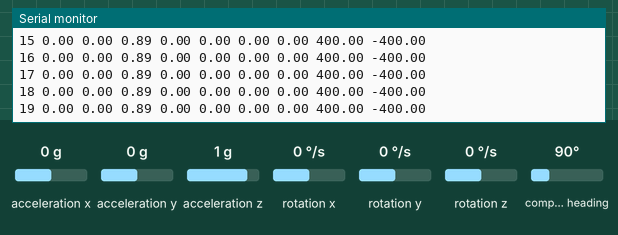
Recording of a sketch running on a simulated Arduino Uno, built with avr-gcc and run on an emulated ATmega328P. Shown: the last lines printed to the serial monitor. Wiring (inferred from the names in the program): ADXL345 accelerometer at I2C address 0x53; ITG-3200 gyroscope at I2C address 0x68. Inputs (shaded band) come from the test bench; at power-on: rotation x 0 °/s, acceleration x 0 g, acceleration y 0 g, acceleration z 1 g, rotation y 0 °/s, rotation z 0 °/s, compass heading 90°.

Above: at 15.8 s.
15.9 s: rotation x set to -192 °/s
At 16.04 s:
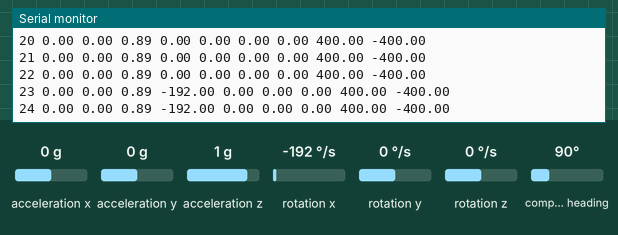
18.9 s: acceleration x set to -0.2 g
At 18.95 s:
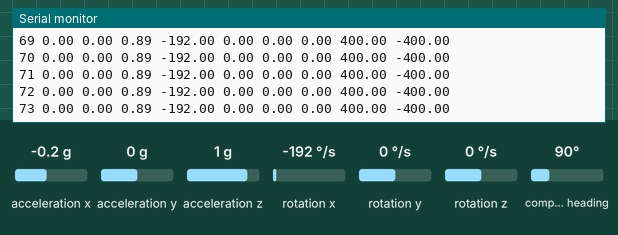
21.9 s: acceleration y set to -0.2 g
At 21.92 s:
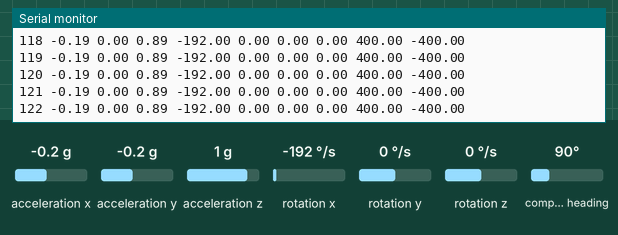
24.9 s: acceleration z set to 0.1 g
At 24.91 s:
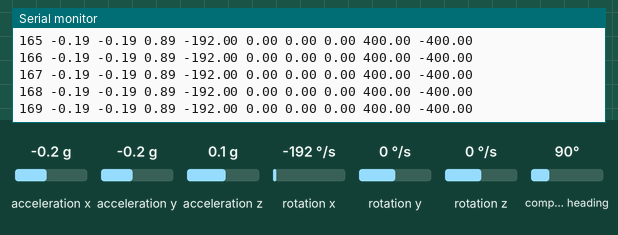
26.4 s: acceleration z set to -0.2 g
At 26.41 s:
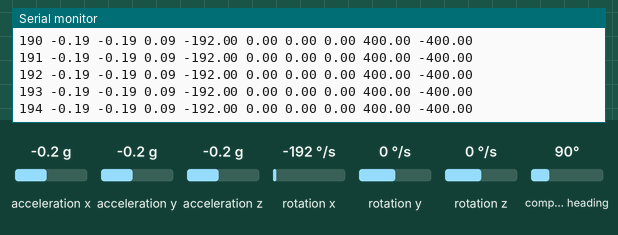
Timing chart, 0 to 29.4 s (numbered marks = the images above; inputs shaded):
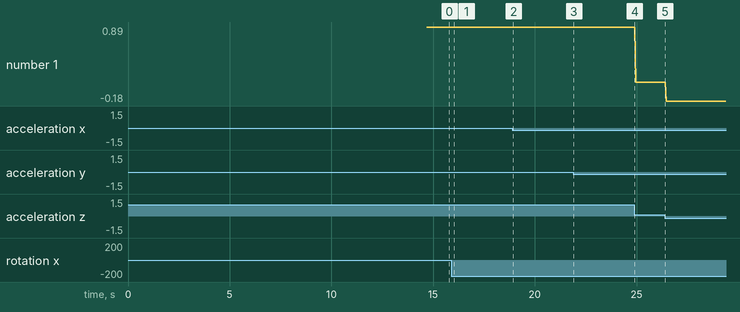

Measured:
- after the input at 15.9 s, the serial monitor: prints a new line after 0.08 s (image 1)
- plotted number 1: 0.89 → 0.09 after the input at 24.9 s

The sketch:

Collect_IMU_Data.ino
```cpp
/*
 *  Gain data from GY-85 which contains the following:
 *
 *  ADXL345 Accelerometer
 *  ITG3205 Gyroscope and temperature sensor
 *  HMC58X3 Magnetometer
 *
 *  Libraries that have been used are open source, see
 *  header files for more information.
 *
 *  @Author Rahul Pathak
 */

#include <Wire.h>
#include <HMC58X3.h>
#include <ADXL345.h>
#include <ITG3200.h>

HMC58X3 magn;
ADXL345 Accel;
ITG3200 gyro = ITG3200();

int packet = 0;     //Keep track of lost data
float fx,fy,fz;     //Magnetometer Variables
float acc_data[3];  //Acceleration Data Variables
float ix, iy, iz;   //Gyroscope data variables
float temperature;  //Gyroscope has Temperature variable


void setup(void) {
  //Setup I2C
  Serial.begin(9600);
  Wire.begin();

  //Setup Accelerometer
  Accel.init(ADXL345_ADDR_ALT_LOW);
  Accel.set_bw(ADXL345_BW_12);

  //setup Gyro
  gyro.init(ITG3200_ADDR_AD0_LOW);
  gyro.zeroCalibrate(2500, 2);

  //Setup Magnetometer
  magn.init(false);
  magn.calibrate(1, 32);
  magn.setMode(0);
}

void loop() {

  Serial.print(packet);
  Serial.print(" ");
  //Accelerometer in G's
  Accel.get_Gxyz(acc_data);
    if(Accel.status){
      Serial.print(acc_data[0]);
      Serial.print(" ");
      Serial.print(acc_data[1]);
      Serial.print(" ");
      Serial.print(acc_data[2]);
      Serial.print(" ");
    } else{
      Serial.println("ERROR: ADXL345");
    }

  // Gyroscope Data in deg/Sec. Temperature also available.
  if(gyro.isRawDataReady()){
    gyro.readTemp(&temperature);
    gyro.readGyro(&ix,&iy,&iz);
    Serial.print(ix);
    Serial.print(" ");
    Serial.print(iy);
    Serial.print(" ");
    Serial.print(iz);
    Serial.print(" ");
   // Serial.println(temperature);
  } else{
    Serial.println("ERROR: ITG3200");
  }

  //Magnetometer x,y,z
  magn.getValues(&fx,&fy,&fz);
  Serial.print(fx);
  Serial.print(" ");
  Serial.print(fy);
  Serial.print(" ");
  Serial.println(fz);
  packet++;
}
```

ADXL345.h
```cpp
// (licence header left out)
#include "Arduino.h"

#ifndef ADXL345_h
#define ADXL345_h

/* -- ADXL345 addresses --*/
#define ADXL345_ADDR_ALT_HIGH 0x1D // ADXL345 address when ALT is connected to HIGH
#define ADXL345_ADDR_ALT_LOW  0x53 // ADXL345 address when ALT is connected to LOW

/* ------- Register names ------- */
#define ADXL345_DEVID 0x00
#define ADXL345_RESERVED1 0x01
#define ADXL345_THRESH_TAP 0x1d
#define ADXL345_OFSX 0x1e
#define ADXL345_OFSY 0x1f
#define ADXL345_OFSZ 0x20
#define ADXL345_DUR 0x21
#define ADXL345_LATENT 0x22
#define ADXL345_WINDOW 0x23
#define ADXL345_THRESH_ACT 0x24
#define ADXL345_THRESH_INACT 0x25
#define ADXL345_TIME_INACT 0x26
#define ADXL345_ACT_INACT_CTL 0x27
#define ADXL345_THRESH_FF 0x28
#define ADXL345_TIME_FF 0x29
#define ADXL345_TAP_AXES 0x2a
#define ADXL345_ACT_TAP_STATUS 0x2b
#define ADXL345_BW_RATE 0x2c
#define ADXL345_POWER_CTL 0x2d
#define ADXL345_INT_ENABLE 0x2e
#define ADXL345_INT_MAP 0x2f
#define ADXL345_INT_SOURCE 0x30
#define ADXL345_DATA_FORMAT 0x31
#define ADXL345_DATAX0 0x32
#define ADXL345_DATAX1 0x33
#define ADXL345_DATAY0 0x34
#define ADXL345_DATAY1 0x35
#define ADXL345_DATAZ0 0x36
#define ADXL345_DATAZ1 0x37
#define ADXL345_FIFO_CTL 0x38
#define ADXL345_FIFO_STATUS 0x39

#define ADXL345_BW_1600 0xF // 1111
#define ADXL345_BW_800  0xE // 1110
#define ADXL345_BW_400  0xD // 1101
#define ADXL345_BW_200  0xC // 1100
#define ADXL345_BW_100  0xB // 1011
#define ADXL345_BW_50   0xA // 1010
#define ADXL345_BW_25   0x9 // 1001
#define ADXL345_BW_12   0x8 // 1000
#define ADXL345_BW_6    0x7 // 0111
#define ADXL345_BW_3    0x6 // 0110


/*
 Interrupt PINs
 INT1: 0
 INT2: 1
 */
#define ADXL345_INT1_PIN 0x00
#define ADXL345_INT2_PIN 0x01

/*
 Interrupt bit position
 */
#define ADXL345_INT_DATA_READY_BIT 0x07
#define ADXL345_INT_SINGLE_TAP_BIT 0x06
#define ADXL345_INT_DOUBLE_TAP_BIT 0x05
#define ADXL345_INT_ACTIVITY_BIT   0x04
#define ADXL345_INT_INACTIVITY_BIT 0x03
#define ADXL345_INT_FREE_FALL_BIT  0x02
#define ADXL345_INT_WATERMARK_BIT  0x01
#define ADXL345_INT_OVERRUNY_BIT   0x00

#define ADXL345_OK    1 // no error
#define ADXL345_ERROR 0 // indicates error is predent

#define ADXL345_NO_ERROR   0 // initial state
#define ADXL345_READ_ERROR 1 // problem reading accel
#define ADXL345_BAD_ARG    2 // bad method argument

class ADXL345
{
public:
  bool status;           // set when error occurs
                         // see error code for details
  byte error_code;       // Initial state
  float gains[3];        // counts to Gs

  ADXL345();
  void init(int address);
  void powerOn();
  void readAccel(int* xyx);
  void readAccel(int* x, int* y, int* z);
  void get_Gxyz(float *xyz);

  void setTapThreshold(int tapThreshold);
  int getTapThreshold();
  void setAxisGains(float *_gains);
  void getAxisGains(float *_gains);
  void setAxisOffset(int x, int y, int z);
  void getAxisOffset(int* x, int* y, int*z);
  void setTapDuration(int tapDuration);
  int getTapDuration();
  void setDoubleTapLatency(int floatTapLatency);
  int getDoubleTapLatency();
  void setDoubleTapWindow(int floatTapWindow);
  int getDoubleTapWindow();
  void setActivityThreshold(int activityThreshold);
  int getActivityThreshold();
  void setInactivityThreshold(int inactivityThreshold);
  int getInactivityThreshold();
  void setTimeInactivity(int timeInactivity);
  int getTimeInactivity();
  void setFreeFallThreshold(int freeFallthreshold);
  int getFreeFallThreshold();
  void setFreeFallDuration(int freeFallDuration);
  int getFreeFallDuration();

  bool isActivityXEnabled();
  bool isActivityYEnabled();
  bool isActivityZEnabled();
  bool isInactivityXEnabled();
  bool isInactivityYEnabled();
  bool isInactivityZEnabled();
  bool isActivityAc();
  bool isInactivityAc();
  void setActivityAc(bool state);
  void setInactivityAc(bool state);

  bool getSuppressBit();
  void setSuppressBit(bool state);
  bool isTapDetectionOnX();
  void setTapDetectionOnX(bool state);
  bool isTapDetectionOnY();
  void setTapDetectionOnY(bool state);
  bool isTapDetectionOnZ();
  void setTapDetectionOnZ(bool state);

  void setActivityX(bool state);
  void setActivityY(bool state);
  void setActivityZ(bool state);
  void setInactivityX(bool state);
  void setInactivityY(bool state);
  void setInactivityZ(bool state);

  bool isActivitySourceOnX();
  bool isActivitySourceOnY();
  bool isActivitySourceOnZ();
  bool isTapSourceOnX();
  bool isTapSourceOnY();
  bool isTapSourceOnZ();
  bool isAsleep();

  bool isLowPower();
  void setLowPower(bool state);
  float getRate();
  void setRate(float rate);
  void set_bw(byte bw_code);
  byte get_bw_code();

  byte getInterruptSource();
  bool getInterruptSource(byte interruptBit);
  bool getInterruptMapping(byte interruptBit);
  void setInterruptMapping(byte interruptBit, bool interruptPin);
  bool isInterruptEnabled(byte interruptBit);
  void setInterrupt(byte interruptBit, bool state);

  void getRangeSetting(byte* rangeSetting);
  void setRangeSetting(int val);
  bool getSelfTestBit();
  void setSelfTestBit(bool selfTestBit);
  bool getSpiBit();
  void setSpiBit(bool spiBit);
  bool getInterruptLevelBit();
  void setInterruptLevelBit(bool interruptLevelBit);
  bool getFullResBit();
  void setFullResBit(bool fullResBit);
  bool getJustifyBit();
  void setJustifyBit(bool justifyBit);
  void printAllRegister();
  void writeTo(byte address, byte val);

private:
  void readFrom(byte address, int num, byte buff[]);
  void setRegisterBit(byte regAdress, int bitPos, bool state);
  bool getRegisterBit(byte regAdress, int bitPos);
  byte _buff[6] ;    //6 bytes buffer for saving data read from the device
  int _dev_address;
};
void print_byte(byte val);
#endif
```

HMC58X3.cpp
```cpp
// (licence header left out)
//#define DEBUG (1)

#include <HMC58X3.h>
//#include <DebugUtils.h>
#define DEBUG_PRINT


/*!
    Counts/milli-gauss per gain for the self test bias current.
*/
#if defined(ISHMC5843)
  const int counts_per_milligauss[8]={
    1620,
    1300,
     970,
     780,
     530,
     460,
     390,
     280
  };
#else // HMC5883L
  const int counts_per_milligauss[8]={
    1370,
    1090,
    820,
    660,
    440,
    390,
    330,
    230
  };
#endif

/* PUBLIC METHODS */

HMC58X3::HMC58X3() {

  x_scale=1.0F;
  y_scale=1.0F;
  z_scale=1.0F;
}


void HMC58X3::init(bool setmode) {
  // note that we don't initialize Wire here.
  // You'll have to do that in setup() in your Arduino program
  delay(5); // you need to wait at least 5ms after power on to initialize
  if (setmode) {
    setMode(0);
  }

  writeReg(HMC58X3_R_CONFA, 0x70); // 8 samples averaged, 75Hz frequency, no artificial bias.
  writeReg(HMC58X3_R_CONFB, 0xA0);
  writeReg(HMC58X3_R_MODE, 0x00);
}


void HMC58X3::setMode(unsigned char mode) {
  if (mode > 2) {
    return;
  }

  writeReg(HMC58X3_R_MODE, mode);
  delay(100);
}

/*
    Calibrate which has a few weaknesses.
    1. Uses wrong gain for first reading.
    2. Uses max instead of max of average when normalizing the axis to one another.
    3. Doesn't use neg bias. (possible improvement in measurement).
*/
void HMC58X3::calibrate(unsigned char gain) {
  x_scale=1; // get actual values
  y_scale=1;
  z_scale=1;
  writeReg(HMC58X3_R_CONFA, 0x010 + HMC_POS_BIAS); // Reg A DOR=0x010 + MS1,MS0 set to pos bias
  setGain(gain);
  float x, y, z, mx=0, my=0, mz=0, t=10;

  for (int i=0; i<(int)t; i++) {
    setMode(1);
    getValues(&x,&y,&z);
    if (x>mx) mx=x;
    if (y>my) my=y;
    if (z>mz) mz=z;
  }

  float max=0;
  if (mx>max) max=mx;
  if (my>max) max=my;
  if (mz>max) max=mz;
  x_max=mx;
  y_max=my;
  z_max=mz;
  x_scale=max/mx; // calc scales
  y_scale=max/my;
  z_scale=max/mz;

  writeReg(HMC58X3_R_CONFA, 0x010); // set RegA/DOR back to default
}   // calibrate().

/*!
    \brief Calibrate using the self test operation.

    Average the values using bias mode to obtain the scale factors.

    \param gain [in] Gain setting for the sensor. See data sheet.
    \param n_samples [in] Number of samples to average together while applying the positive and negative bias.
    \return Returns false if any of the following occurs:
        # Invalid input parameters. (gain>7 or n_samples=0).
        # Id registers are wrong for the compiled device. Unfortunately, we can't distinguish between HMC5843 and HMC5883L.
        # Calibration saturates during the positive or negative bias on any of the readings.
        # Readings are outside of the expected range for bias current.
*/
bool HMC58X3::calibrate(unsigned char gain,unsigned int n_samples)
{
    int xyz[3];                     // 16 bit integer values for each axis.
    long int xyz_total[3]={0,0,0};  // 32 bit totals so they won't overflow.
    bool bret=true;                 // Function return value.  Will return false if the wrong identifier is returned, saturation is detected or response is out of range to self test bias.
    char id[3];                     // Three identification registers should return 'H43'.
    long int low_limit, high_limit;
    /*
        Make sure we are talking to the correct device.
        Hard to believe Honeywell didn't change the identifier.
    */
    if ((8>gain) && (0<n_samples)) // Notice this allows gain setting of 7 which the data sheet warns against.
    {
        getID(id);
        if (('H' == id[0]) && ('4' == id[1]) && ('3' == id[2]))
        {   /*
                Use the positive bias current to impose a known field on each axis.
                This field depends on the device and the axis.
            */
            writeReg(HMC58X3_R_CONFA, 0x010 + HMC_POS_BIAS); // Reg A DOR=0x010 + MS1,MS0 set to pos bias
            /*
                Note that the  very first measurement after a gain change maintains the same gain as the previous setting.
                The new gain setting is effective from the second measurement and on.
            */
            setGain(gain);
            setMode(1);                         // Change to single measurement mode.
            getRaw(&xyz[0],&xyz[1],&xyz[2]);    // Get the raw values and ignore since this reading may use previous gain.

            for (unsigned int i=0; i<n_samples; i++)
            {
                setMode(1);
                getRaw(&xyz[0],&xyz[1],&xyz[2]);   // Get the raw values in case the scales have already been changed.
                /*
                    Since the measurements are noisy, they should be averaged rather than taking the max.
                */
                xyz_total[0]+=xyz[0];
                xyz_total[1]+=xyz[1];
                xyz_total[2]+=xyz[2];
                /*
                    Detect saturation.
                */
                if (-(1<<12) >= min(xyz[0],min(xyz[1],xyz[2])))
                {
                    DEBUG_PRINT("HMC58x3 Self test saturated. Increase range.");
                    bret=false;
                    break;  // Breaks out of the for loop.  No sense in continuing if we saturated.
                }
            }
            /*
                Apply the negative bias. (Same gain)
            */
            writeReg(HMC58X3_R_CONFA, 0x010 + HMC_NEG_BIAS); // Reg A DOR=0x010 + MS1,MS0 set to negative bias.
            for (unsigned int i=0; i<n_samples; i++)
            {
                setMode(1);
                getRaw(&xyz[0],&xyz[1],&xyz[2]);   // Get the raw values in case the scales have already been changed.
                /*
                    Since the measurements are noisy, they should be averaged.
                */
                xyz_total[0]-=xyz[0];
                xyz_total[1]-=xyz[1];
                xyz_total[2]-=xyz[2];
                /*
                    Detect saturation.
                */
                if (-(1<<12) >= min(xyz[0],min(xyz[1],xyz[2])))
                {
                    DEBUG_PRINT("HMC58x3 Self test saturated. Increase range.");
                    bret=false;
                    break;  // Breaks out of the for loop.  No sense in continuing if we saturated.
                }
            }
            /*
                Compare the values against the expected self test bias gauss.
                Notice, the same limits are applied to all axis.
            */
            low_limit =SELF_TEST_LOW_LIMIT *counts_per_milligauss[gain]*2*n_samples;
            high_limit=SELF_TEST_HIGH_LIMIT*counts_per_milligauss[gain]*2*n_samples;

            if ((true==bret) &&
                (low_limit <= xyz_total[0]) && (high_limit >= xyz_total[0]) &&
                (low_limit <= xyz_total[1]) && (high_limit >= xyz_total[1]) &&
                (low_limit <= xyz_total[2]) && (high_limit >= xyz_total[2]) )
            {   /*
                    Successful calibration.
                    Normalize the scale factors so all axis return the same range of values for the bias field.
                    Factor of 2 is from summation of total of n_samples from both positive and negative bias.
                */
                x_scale=(counts_per_milligauss[gain]*(HMC58X3_X_SELF_TEST_GAUSS*2))/(xyz_total[0]/n_samples);
                y_scale=(counts_per_milligauss[gain]*(HMC58X3_Y_SELF_TEST_GAUSS*2))/(xyz_total[1]/n_samples);
                z_scale=(counts_per_milligauss[gain]*(HMC58X3_Z_SELF_TEST_GAUSS*2))/(xyz_total[2]/n_samples);
            }else
            {
                DEBUG_PRINT("HMC58x3 Self test out of range.");
                bret=false;
            }
            writeReg(HMC58X3_R_CONFA, 0x010); // set RegA/DOR back to default.
        }else
        {
            #if defined(ISHMC5843)
                DEBUG_PRINT("HMC5843 failed id check.");
            #else
                DEBUG_PRINT("HMC5883L failed id check.");
            #endif
            bret=false;
        }
    }else
    {   /*
            Bad input parameters.
        */
        DEBUG_PRINT("HMC58x3 Bad parameters.");
        bret=false;
    }
    return(bret);
}   //  calibrate().

// set data output rate
// 0-6, 4 default, normal operation assumed
void HMC58X3::setDOR(unsigned char DOR) {
  if (DOR>6) return;
  writeReg(HMC58X3_R_CONFA,DOR<<2);
}


void HMC58X3::setGain(unsigned char gain) {
  // 0-7, 1 default
  if (gain > 7) return;
  writeReg(HMC58X3_R_CONFB, gain << 5);
}


void HMC58X3::writeReg(unsigned char reg, unsigned char val) {
  Wire.beginTransmission(HMC58X3_ADDR);
  Wire.write(reg);        // send register address
  Wire.write(val);        // send value to write
  Wire.endTransmission(); //end transmission
}


void HMC58X3::getValues(int *x,int *y,int *z) {
  float fx,fy,fz;
  getValues(&fx,&fy,&fz);
  *x= (int) (fx + 0.5);
  *y= (int) (fy + 0.5);
  *z= (int) (fz + 0.5);
}


void HMC58X3::getValues(float *x,float *y,float *z) {
  int xr,yr,zr;

  getRaw(&xr, &yr, &zr);
  *x= ((float) xr) / x_scale;
  *y = ((float) yr) / y_scale;
  *z = ((float) zr) / z_scale;
}


void HMC58X3::getRaw(int *x,int *y,int *z) {
  Wire.beginTransmission(HMC58X3_ADDR);
  Wire.write(HMC58X3_R_XM); // will start from DATA X MSB and fetch all the others
  Wire.endTransmission();

  Wire.beginTransmission(HMC58X3_ADDR);
  Wire.requestFrom(HMC58X3_ADDR, 6);
  if(6 == Wire.available()) {
    // read out the 3 values, 2 bytes each.
    *x = (Wire.read() << 8) | Wire.read();
    #ifdef ISHMC5843
      *y = (Wire.read() << 8) | Wire.read();
      *z = (Wire.read() << 8) | Wire.read();
    #else // the Z registers comes before the Y registers in the HMC5883L
      *z = (Wire.read() << 8) | Wire.read();
      *y = (Wire.read() << 8) | Wire.read();
    #endif
    // the HMC58X3 will automatically wrap around on the next request
  }
  Wire.endTransmission();
}


void HMC58X3::getValues(float *xyz) {
  getValues(&xyz[0], &xyz[1], &xyz[2]);
}

/*!
    \brief Retrieve the value of the three ID registers.

    Note:  Both the HMC5843 and HMC5883L have the same 'H43' identification register values. (Looks like someone at Honeywell screwed up.)

    \param id [out] Returns the three id register values.
*/
void HMC58X3::getID(char id[3])
{
  Wire.beginTransmission(HMC58X3_ADDR);
  Wire.write(HMC58X3_R_IDA);             // Will start reading registers starting from Identification Register A.
  Wire.endTransmission();

  Wire.beginTransmission(HMC58X3_ADDR);
  Wire.requestFrom(HMC58X3_ADDR, 3);
  if(3 == Wire.available())
  {
    id[0] = Wire.read();
    id[1] = Wire.read();
    id[2] = Wire.read();
  }else
  {
      id[0]=0;
      id[1]=0;
      id[2]=0;
  }
  Wire.endTransmission();
}   // getID().
```

Source omitted: ADXL345.cpp (18587 bytes), HMC58X3.h (4183 bytes), ITG3200.cpp (10800 bytes), ITG3200.h (8622 bytes)
